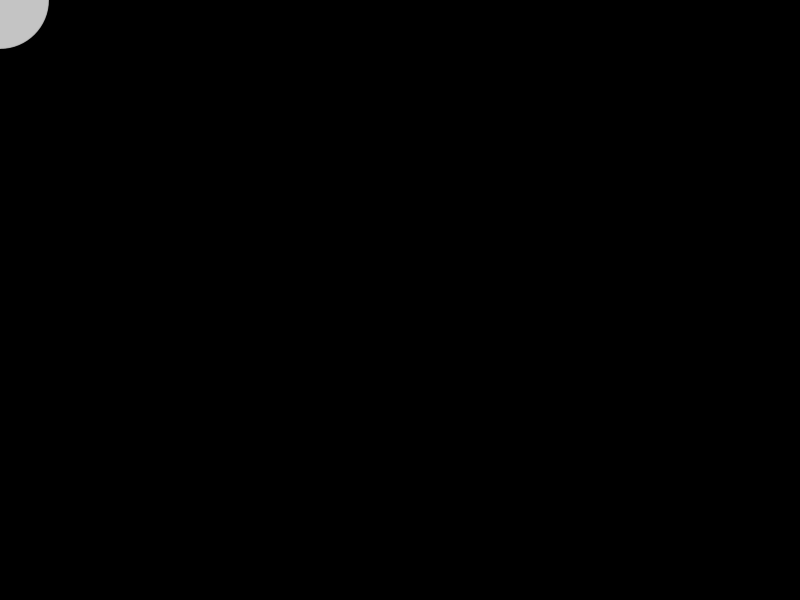
Frame 1 (no input)
Frame 60 (the mouse pressed at the canvas centre just before this capture): identical to frame 1, image omitted
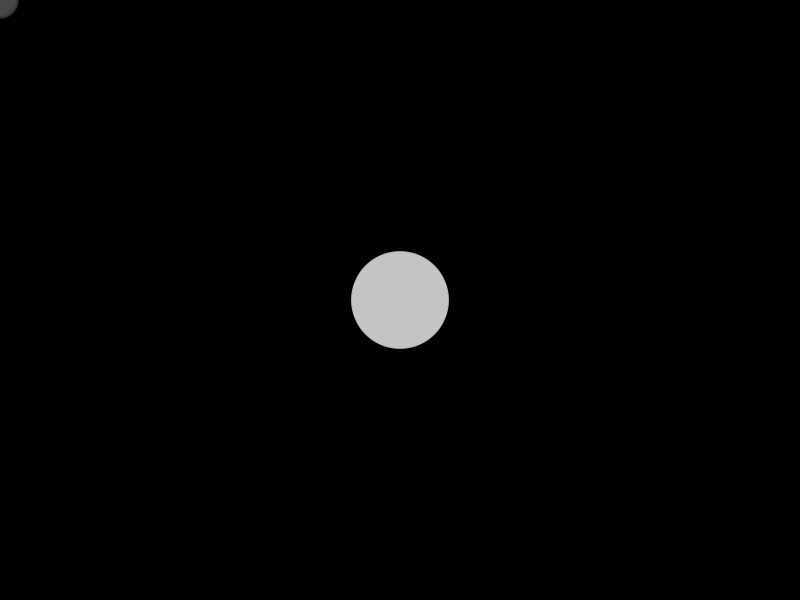
Frame 120 (the mouse held since frame 60 and released just before this capture)

The Processing sketch that drew these frames (run headless with seeded random() and noise(); from frame 60 on, the mouse is pressed at the canvas centre):

// Processing sketch: processing_115638
// ── processing_115638.pde

int[] x= new int [100];
int[] y= new int [100];


void setup(){
  noStroke();
 size(800,600); 
}

void draw(){
  background(0);
  x[x.length-1] = mouseX;
  y[y.length-1] = mouseY;
for (int i =0; i <x.length-1;i++){
x[i] = x[i+1];
y[i] = y[i+1];
fill(i*2,i*2);
ellipse(x[i],y[i],i,i);
}  
}
